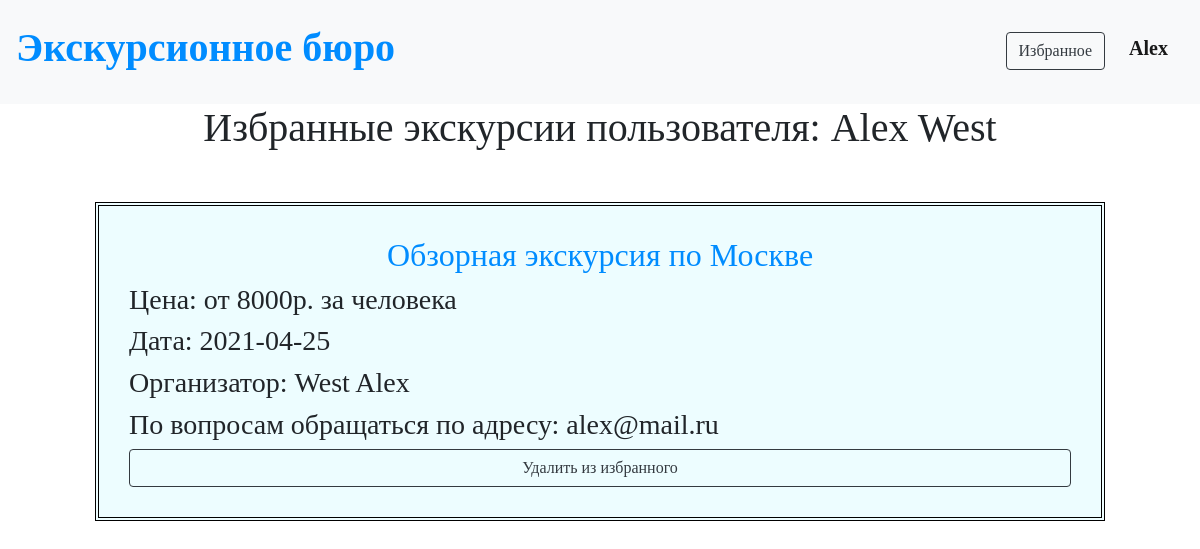
The page /favourite/1 (signed in) on the database its author committed.
### data/users.py (models this page shows, shortened)
class User(SqlAlchemyBase, UserMixin, SerializerMixin):
    __tablename__ = 'users'
    id = sqlalchemy.Column(sqlalchemy.Integer, primary_key=True, autoincrement=True)
    name = sqlalchemy.Column(sqlalchemy.String)
    surname = sqlalchemy.Column(sqlalchemy.String)
    age = sqlalchemy.Column(sqlalchemy.Integer)
    email = sqlalchemy.Column(sqlalchemy.String, index=True, unique=True)
    hashed_password = sqlalchemy.Column(sqlalchemy.String)
    created_date = sqlalchemy.Column(sqlalchemy.DateTime, default=datetime.datetime.now)
    favourite = sqlalchemy.Column(sqlalchemy.String)

### data/tours.py (models this page shows)
class Tour(SqlAlchemyBase, UserMixin, SerializerMixin):
    __tablename__ = 'tours'
    id = sqlalchemy.Column(sqlalchemy.Integer, primary_key=True, autoincrement=True)
    name = sqlalchemy.Column(sqlalchemy.String)
    about = sqlalchemy.Column(sqlalchemy.String)
    places = sqlalchemy.Column(sqlalchemy.String)
    cost = sqlalchemy.Column(sqlalchemy.Integer)
    date = sqlalchemy.Column(sqlalchemy.Date)
    user = sqlalchemy.Column(sqlalchemy.Integer)

### main.py (the view)
@app.route('/favourite/<int:user_id>')
@login_required
def favourite(user_id):
    db_sess = db_session.create_session()
    user = db_sess.query(User).filter(User.id == user_id).first()
    lst = []
    for tour in db_sess.query(Tour).all():
        users = db_sess.query(User).filter(User.id == tour.user).first()
        item = [tour, users, str(tour.id)]
        lst.append(item)
    return render_template("favourite.html", title='Избранное', lst=lst, user=user)

### data/db_session.py (called while the page is built)
def create_session() -> Session:
    global __factory
    return __factory()

### main.py (called while the page is built)
@login_manager.user_loader
def load_user(user_id):
    db_sess = db_session.create_session()
    return db_sess.query(User).get(user_id)

### templates/favourite.html
{% extends "base.html" %}
{% block content %}
<p class="h1 text-center">Избранные экскурсии пользователя: {{user.name}} {{user.surname}}</p>
{% if current_user.favourite == '' %}
<p class="h2 text-center" style="margin-top: 30px;">Вы пока не добавили в избранное ни одной экскурсии</p>
{% else %}
{% for item in lst %}
{% if item[2] in current_user.favourite %}
<div>
    <a href="/tours/{{item[0].id}}"><p class="h2 text-center">{{item[0].name}}</p></a>
    <p class="h3">Цена: от {{item[0].cost}}р. за человека</p>
    <p class="h3">Дата: {{item[0].date}}</p>
    <p class="h3">Организатор: {{item[1].surname}} {{item[1].name}}</p>
    <p class="h3">По вопросам обращаться по адресу: {{item[1].email}}</p>
    <div style="margin:0; padding:0;" class="d">
        <a href="/tours/favourite_delete/{{user.id}}/{{item[0].id}}" style="margin:0;" class="btn btn-outline-dark rounded mx-auto d-block">
            Удалить из избранного
        </a>
    </div>
</div>
{% endif %}
{% endfor %}
{% endif %}
{% endblock %}

### templates/base.html (shortened to what this page needs)
<!DOCTYPE html>
<html lang="en">
<head>
    <link rel="stylesheet"
          href="https://stackpath.bootstrapcdn.com/bootstrap/4.4.1/css/bootstrap.min.css"
>
    <link rel="stylesheet" type="text/css" href="/static/css/style.css"/>
</head>
<body>
<nav class="navbar navbar-light bg-light">
    {% if current_user.is_authenticated %}
    <p class="h1"><a href="/tours">Экскурсионное бюро</a></p>
    {% else %}
    <p class="h1">Экскурсионное бюро</p>
    {% endif %}
    {% if current_user.is_authenticated %}
    <p>
        <a class="btn btn-outline-dark" style="margin-top: 10px; margin-bottom: 10px;"
           href="/favourite/{{current_user.id}}">Избранное</a>
        <a class="navbar-brand" style="margin-top: 20px;" href="/logout">{{ current_user.name }}</a>
    </p>
    {% else %}
    <p>
        <a class="btn btn-outline-dark" href="/register">Зарегистрироваться</a>
        <a class="btn btn-outline-dark" href="/login">Войти</a>
    </p>
    {% endif %}
</nav>
<main role="main" class="container">
    {% block content %}{% endblock %}
</main>
</body>
</html>

### static/css/style.css (style rules this page uses)
div { background-color: #edfdff; padding: 30px; margin: 50px; border: 4px double black; }
.d { border: 0; }
a { color: #008cff; font-weight: 600; }
p { font-family: cursive; }
.btn { margin: 20px; font-family: cursive; }

### rows shown on the page
User: name "Alex", surname "West"
Tour: name "Обзорная экскурсия по Москве", cost "8000", date "2021-04-25", surname "West", name "Alex", email "alex@mail.ru"
